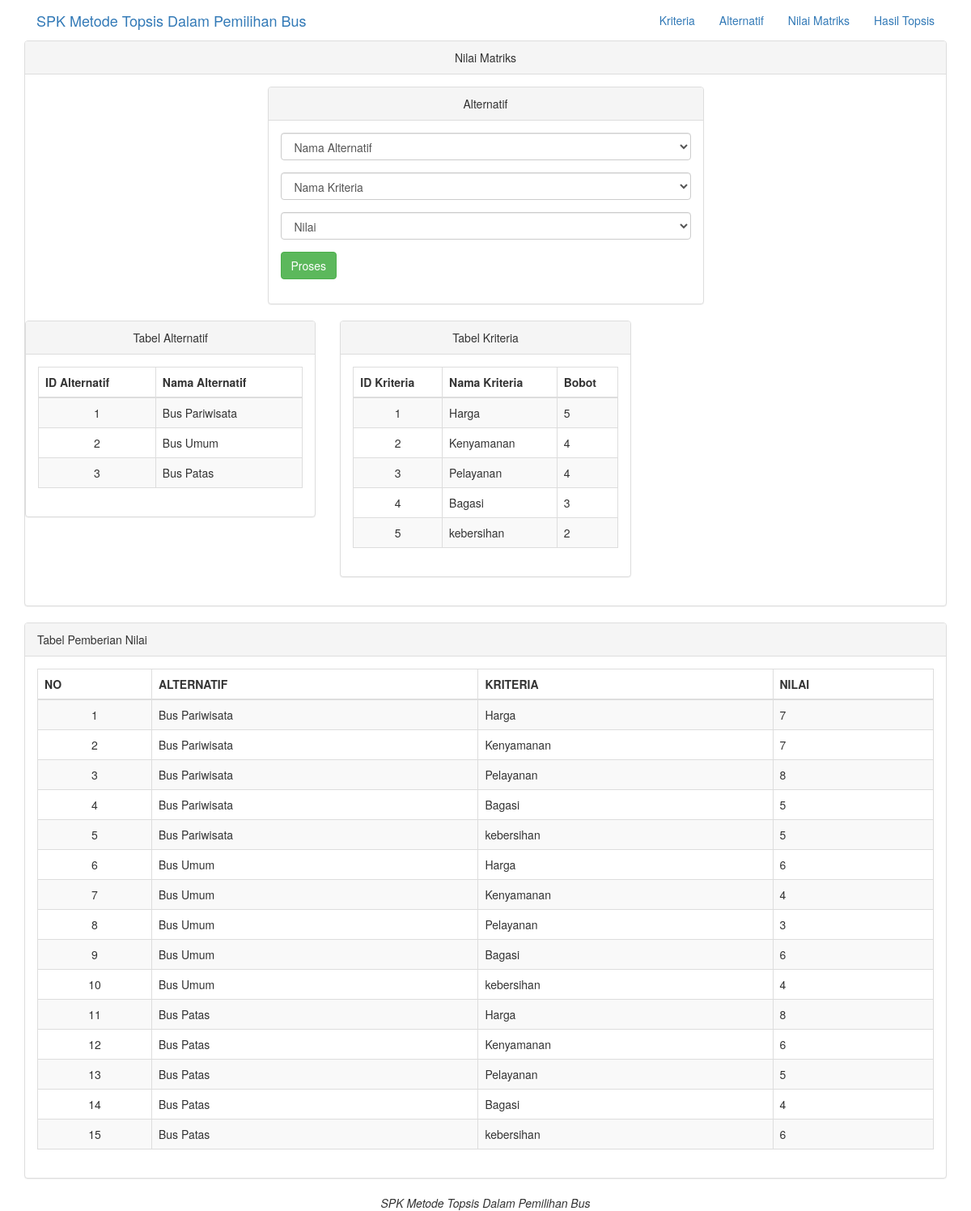
The page /Spk-Topsis-Bus/nilmat.php on the database its author committed.
### tables this page shows
CREATE TABLE `tab_alternatif` (
  `id_alternatif` varchar(10) NOT NULL,
  `nama_alternatif` varchar(50) NOT NULL
);

CREATE TABLE `tab_kriteria` (
  `id_kriteria` varchar(10) NOT NULL,
  `nama_kriteria` varchar(50) NOT NULL,
  `bobot` float NOT NULL,
  `status` varchar(20) NOT NULL
);

CREATE TABLE `tab_topsis` (
  `id_alternatif` varchar(10) NOT NULL,
  `id_kriteria` varchar(10) NOT NULL,
  `nilai` float NOT NULL
);

### Spk-Topsis-Bus/nilmat.php (the view, shortened to what this page needs)
<?php
include("koneksi.php");
 ?>
<!DOCTYPE html>
<html>
  <head>
    <link href="tampilan/css/bootstrap.min.css" rel="stylesheet">
  </head>
  <body>
    <nav class="">
      <div class="container">
        <div class="navbar-header">
          <a class="navbar-brand" href="index.php">SPK Metode Topsis Dalam Pemilihan Bus</a>
        </div>
        <div class="collapse navbar-collapse">
          <ul class="nav navbar-nav navbar-right">
            <li>
              <a href="kriteria.php">Kriteria</a>
            </li>
            <li>
              <a href="alternatif.php">Alternatif</a>
            </li>
            <li>
              <a href="nilmat.php">Nilai Matriks</a>
            </li>
            <li>
              <a href="hastop.php">Hasil Topsis</a>
            </li>
          </ul>
        </div>
      </div>
    </nav>
    <div class="container">
      <div class="row">
        <div class="col-lg-12">
          <div class="panel panel-default">
            <div class="panel-heading text-center">
              Nilai Matriks
            </div>
            <div class="panel-body">
              <div class="row">
                <div class="col-lg-6 col-lg-offset-3">
                  <div class="panel panel-default">
                    <div class="panel-heading text-center">
                      Alternatif
                    </div>
                    <div class="panel-body">
                      <div class="row">
                        <div class="col-lg-12">
                          <form class="form" action="tambahnilmat.php" method="post">
                            <div class="form-group">
                              <select class="form-control" name="alter">
                                <option>Nama Alternatif</option>
                              </select>
                            </div>
                            <div class="form-group">
                              <select class="form-control" name="krit">
                                <option>Nama Kriteria</option>
                              </select>
                            </div>
                            <div class="form-group">
                              <select class="form-control" name="nilai">
                                <option>Nilai</option>3
                              </select>
                            </div>
                            <div class="form-group">
                              <button type="submit" class="btn btn-success">Proses</button>
                            </div>
                          </form>
                        </div>
                      </div>
                    </div>
                  </div>
                </div>
              <div class="row">
                <div class="col-xs-6 col-md-4">
                  <div class="panel panel-default">
                    <div class="panel-heading text-center">
                      Tabel Alternatif
                    </div>
                    <div class="panel-body">
                      <div class="row">
                        <div class="col-lg-12">
                          <?php
                           $sql = $koneksi->query('SELECT * FROM tab_alternatif');
                           ?>
                          <table class="table table-striped table-bordered table-hover">
                            <thead>
                              <tr>
                                <th>ID Alternatif</th>
                                <th>Nama Alternatif</th>
                              </tr>
                            </thead>
                            <tbody>
                              <?php
                              while ($row = $sql->fetch_array()) {
                                echo ("<tr><td align=\"center\">".$row[0]."</td>");
                                echo ("<td align=\"left\">".$row[1]."</td>");
                                echo "</tr>";
                              }
                               ?>
                            </tbody>
                          </table>
                        </div>
                      </div>
                    </div>
                  </div>
                </div>
                <div class="col-xs-6 col-md-4">
                  <div class="panel panel-default">
                    <div class="panel-heading text-center">
                      Tabel Kriteria
                    </div>
                    <div class="panel-body">
                      <div class="row">
                        <div class="col-lg-12">
                          <?php
                          $sql = $koneksi->query('SELECT * FROM tab_kriteria');
                           ?>
                          <table class="table table-striped table-bordered table-hover">
                            <thead>
                              <tr>
                                <th>ID Kriteria</th>
                                <th>Nama Kriteria</th>
                                <th>Bobot</th>
                              </tr>
                            </thead>
                            <tbody>
                              <?php
                              while ($row = $sql->fetch_array()) {
                                echo ("<tr><td align=\"center\">".$row[0]."</td>");
                                echo ("<td align=\"left\">".$row[1]."</td>");
                                echo ("<td align=\"left\">".$row[2]."</td>");
                                echo "</tr>";
                              }
                               ?>
                            </tbody>
                          </table>
                        </div>
                      </div>
                    </div>
                  </div>
                </div>
              </div>
            </div>
          </div>
        </div>
        </div>
        </div>
        </div>
        <div class="container">
          <div class="row">
            <div class="col-lg-12">
              <div class="panel panel-default">
                <div class="panel-heading">
                  Tabel Pemberian Nilai
                </div>
                <div class="panel-body">
                  <?php
                  $sql = $koneksi->query("SELECT * FROM tab_topsis
                  JOIN tab_alternatif ON tab_topsis.id_alternatif=tab_alternatif.id_alternatif
                  JOIN tab_kriteria ON tab_topsis.id_kriteria=tab_kriteria.id_kriteria") or die (mysql_error());
                   ?>
                  <table class="table table-striped table-bordered table-hover">
                    <thead>
                      <tr>
                        <th>NO</th>
                        <th>ALTERNATIF</th>
                        <th>KRITERIA</th>
                        <th>NILAI</th>
                      </tr>
                    </thead>
                    <tbody>
                      <?php
                      $no=1;
                      while ($row = $sql->fetch_array())
                      {
                        $nmkriteria   =$row['nama_kriteria'];
                        echo ("<tr><td align=\"center\">".$no."</td>");
                        echo ("<td align=\"left\">".$row[4]."</td>");
                        echo ("<td align=\"left\">".$nmkriteria."</td>");
                        echo ("<td align=\"left\">".$row[2]."</td>");
                        echo "</tr>";
                        $no++;
                      }
                       ?>
                    </tbody>
                  </table>
                </div>
              </div>
            </div>
          </div>
        </div>
        <footer class="text-center">
          <div class="footer-below">
            <div class="container">
              <div class="row">
                <div class="col-lg-12">
              <em>SPK Metode Topsis Dalam Pemilihan Bus</em>
                </div>
              </div>
            </div>
          </div>
        </footer>
  </body>
</html>

### rows shown on the page
tab_alternatif: id_alternatif "1", nama_alternatif "Bus Pariwisata"
tab_alternatif: id_alternatif "2", nama_alternatif "Bus Umum"
tab_alternatif: id_alternatif "3", nama_alternatif "Bus Patas"
tab_kriteria: id_kriteria "1", nama_kriteria "Harga", bobot "5"
tab_kriteria: id_kriteria "2", nama_kriteria "Kenyamanan", bobot "4"
tab_kriteria: id_kriteria "3", nama_kriteria "Pelayanan", bobot "4"
tab_kriteria: id_kriteria "4", nama_kriteria "Bagasi", bobot "3"
tab_kriteria: id_kriteria "5", nama_kriteria "kebersihan", bobot "2"
tab_topsis: id_alternatif.nama_alternatif "Bus Pariwisata", id_kriteria.nama_kriteria "Harga", nilai "7"
tab_topsis: id_alternatif.nama_alternatif "Bus Pariwisata", id_kriteria.nama_kriteria "Kenyamanan", nilai "7"
tab_topsis: id_alternatif.nama_alternatif "Bus Pariwisata", id_kriteria.nama_kriteria "Pelayanan", nilai "8"
tab_topsis: id_alternatif.nama_alternatif "Bus Pariwisata", id_kriteria.nama_kriteria "Bagasi", nilai "5"
tab_topsis: id_alternatif.nama_alternatif "Bus Pariwisata", id_kriteria.nama_kriteria "kebersihan", nilai "5"
tab_topsis: id_alternatif.nama_alternatif "Bus Umum", id_kriteria.nama_kriteria "Harga", nilai "6"
tab_topsis: id_alternatif.nama_alternatif "Bus Umum", id_kriteria.nama_kriteria "Kenyamanan", nilai "4"
tab_topsis: id_alternatif.nama_alternatif "Bus Umum", id_kriteria.nama_kriteria "Pelayanan", nilai "3"
tab_topsis: id_alternatif.nama_alternatif "Bus Umum", id_kriteria.nama_kriteria "Bagasi", nilai "6"
tab_topsis: id_alternatif.nama_alternatif "Bus Umum", id_kriteria.nama_kriteria "kebersihan", nilai "4"
tab_topsis: id_alternatif.nama_alternatif "Bus Patas", id_kriteria.nama_kriteria "Harga", nilai "8"
tab_topsis: id_alternatif.nama_alternatif "Bus Patas", id_kriteria.nama_kriteria "Kenyamanan", nilai "6"
tab_topsis: id_alternatif.nama_alternatif "Bus Patas", id_kriteria.nama_kriteria "Pelayanan", nilai "5"
tab_topsis: id_alternatif.nama_alternatif "Bus Patas", id_kriteria.nama_kriteria "Bagasi", nilai "4"
tab_topsis: id_alternatif.nama_alternatif "Bus Patas", id_kriteria.nama_kriteria "kebersihan", nilai "6"
